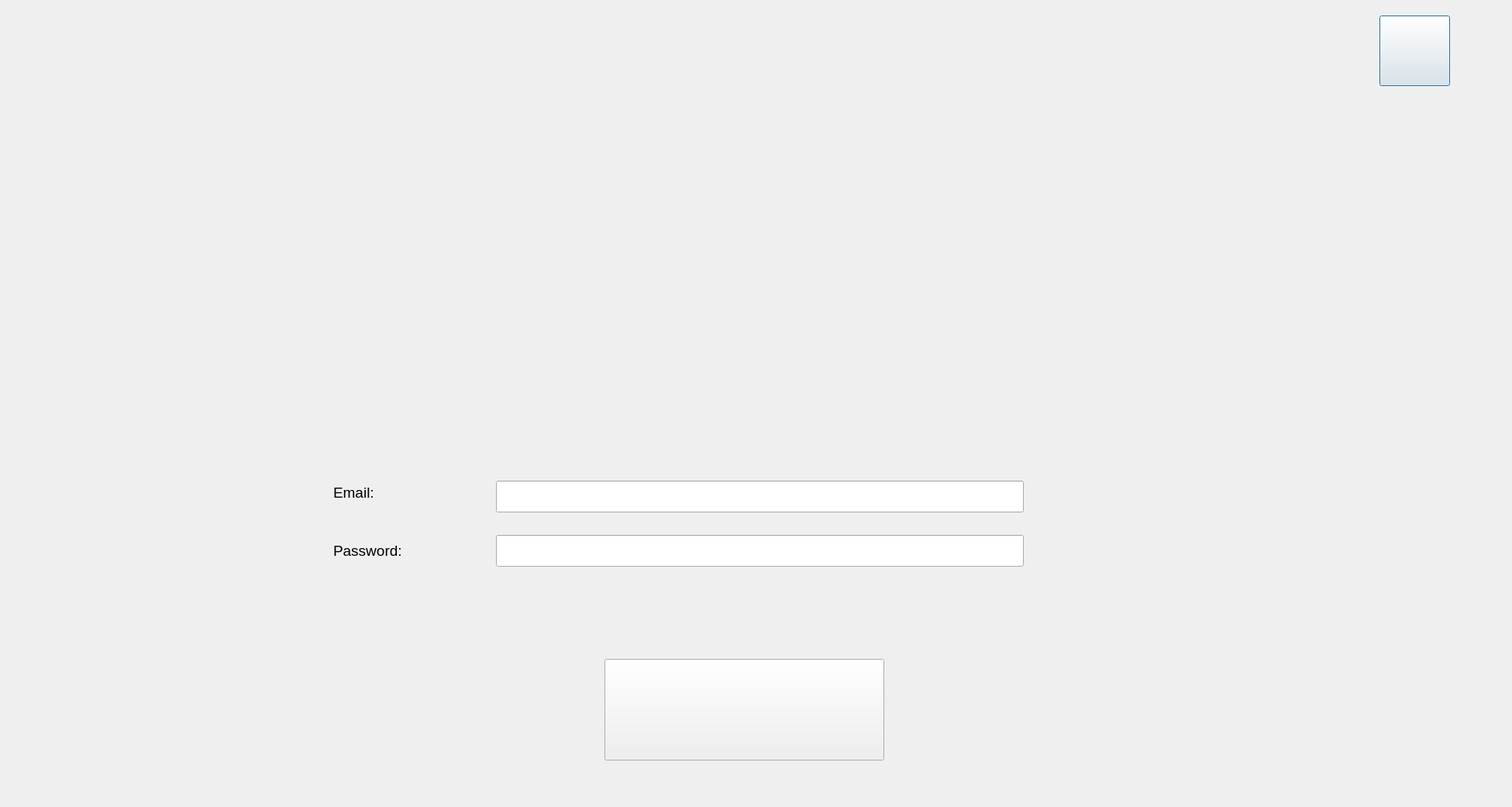
<?xml version="1.0" encoding="UTF-8"?>
<ui version="4.0">
 <class>LoginScene</class>
 <widget class="QDialog" name="LoginScene">
  <property name="geometry">
   <rect>
    <x>0</x>
    <y>0</y>
    <width>1951</width>
    <height>1041</height>
   </rect>
  </property>
  <property name="windowTitle">
   <string>Dialog</string>
  </property>
  <widget class="QLabel" name="label_image2">
   <property name="geometry">
    <rect>
     <x>0</x>
     <y>0</y>
     <width>1920</width>
     <height>1080</height>
    </rect>
   </property>
   <property name="text">
    <string/>
   </property>
   <property name="pixmap">
    <pixmap>../build-Final_Project-Desktop_Qt_5_12_12_MinGW_64_bit-Debug/LogIn.PNG</pixmap>
   </property>
  </widget>
  <widget class="QLabel" name="label_mail2">
   <property name="geometry">
    <rect>
     <x>430</x>
     <y>610</y>
     <width>71</width>
     <height>51</height>
    </rect>
   </property>
   <property name="font">
    <font>
     <pointsize>14</pointsize>
    </font>
   </property>
   <property name="text">
    <string>Email:</string>
   </property>
  </widget>
  <widget class="QLabel" name="label_pass2">
   <property name="geometry">
    <rect>
     <x>430</x>
     <y>700</y>
     <width>111</width>
     <height>20</height>
    </rect>
   </property>
   <property name="font">
    <font>
     <pointsize>14</pointsize>
    </font>
   </property>
   <property name="text">
    <string>Password:</string>
   </property>
  </widget>
  <widget class="QLineEdit" name="lineEdit_pass2">
   <property name="geometry">
    <rect>
     <x>640</x>
     <y>690</y>
     <width>681</width>
     <height>41</height>
    </rect>
   </property>
   <property name="font">
    <font>
     <pointsize>14</pointsize>
    </font>
   </property>
  </widget>
  <widget class="QLineEdit" name="lineEdit_mail2">
   <property name="geometry">
    <rect>
     <x>640</x>
     <y>620</y>
     <width>681</width>
     <height>41</height>
    </rect>
   </property>
   <property name="font">
    <font>
     <pointsize>14</pointsize>
    </font>
   </property>
  </widget>
  <widget class="QPushButton" name="pushButton_exit2">
   <property name="geometry">
    <rect>
     <x>1780</x>
     <y>20</y>
     <width>91</width>
     <height>91</height>
    </rect>
   </property>
   <property name="text">
    <string/>
   </property>
  </widget>
  <widget class="QPushButton" name="pushButton_login2">
   <property name="geometry">
    <rect>
     <x>780</x>
     <y>850</y>
     <width>361</width>
     <height>131</height>
    </rect>
   </property>
   <property name="text">
    <string/>
   </property>
  </widget>
 </widget>
 <resources/>
 <connections/>
</ui>
